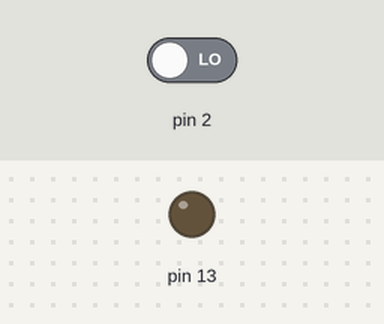
The sketch below on a simulated Arduino Uno, built with avr-gcc and run on an emulated ATmega328P. Shown: output pins drawn as LEDs (lit = HIGH). The test bench sets the inputs (shaded band); at power-on: pin 2 LOW.

Above: at 1.2 s.
1.3 s: pin 2 driven HIGH
At 2.3 s:
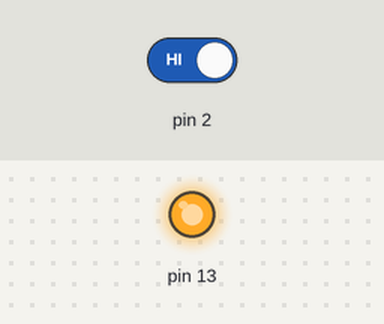
3.1 s: pin 2 driven LOW
At 3.7 s:
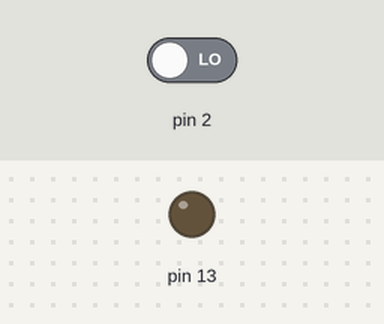
Timing chart, 0 to 6.1 s (numbered marks = the images above; inputs shaded):
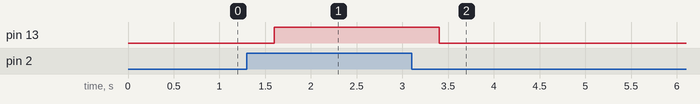

Measured:
- after the input at 1.3 s, pin 13: LOW → HIGH after 0.30 s
- after the input at 3.1 s, pin 13: HIGH → LOW after 0.30 s

The sketch:

Lab2-2.ino
```cpp
bool a;
void setup() {
  pinMode(13,OUTPUT);
  pinMode(2,INPUT);
}
void loop() {
  a=digitalRead(2);
  if (a){
  delay(200);
  digitalWrite(13,HIGH);
  }
  else{
  delay(200);
  digitalWrite(13,LOW);
  }
}
```
